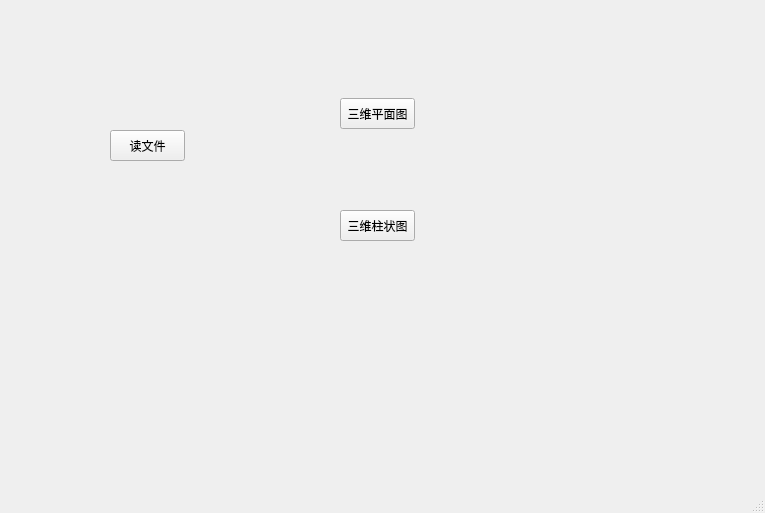
<?xml version="1.0" encoding="UTF-8"?>
<ui version="4.0">
 <class>MainWindow</class>
 <widget class="QMainWindow" name="MainWindow">
  <property name="geometry">
   <rect>
    <x>0</x>
    <y>0</y>
    <width>765</width>
    <height>513</height>
   </rect>
  </property>
  <property name="windowTitle">
   <string>MainWindow</string>
  </property>
  <widget class="QWidget" name="centralwidget">
   <widget class="QPushButton" name="pushButton">
    <property name="geometry">
     <rect>
      <x>340</x>
      <y>98</y>
      <width>75</width>
      <height>31</height>
     </rect>
    </property>
    <property name="text">
     <string>三维平面图</string>
    </property>
   </widget>
   <widget class="QPushButton" name="pushButton_2">
    <property name="geometry">
     <rect>
      <x>340</x>
      <y>210</y>
      <width>75</width>
      <height>31</height>
     </rect>
    </property>
    <property name="text">
     <string>三维柱状图</string>
    </property>
   </widget>
   <widget class="QPushButton" name="pushButton_3">
    <property name="geometry">
     <rect>
      <x>110</x>
      <y>130</y>
      <width>75</width>
      <height>31</height>
     </rect>
    </property>
    <property name="text">
     <string>读文件</string>
    </property>
   </widget>
  </widget>
  <widget class="QMenuBar" name="menubar">
   <property name="geometry">
    <rect>
     <x>0</x>
     <y>0</y>
     <width>765</width>
     <height>23</height>
    </rect>
   </property>
  </widget>
  <widget class="QStatusBar" name="statusbar"/>
 </widget>
 <resources/>
 <connections/>
</ui>
